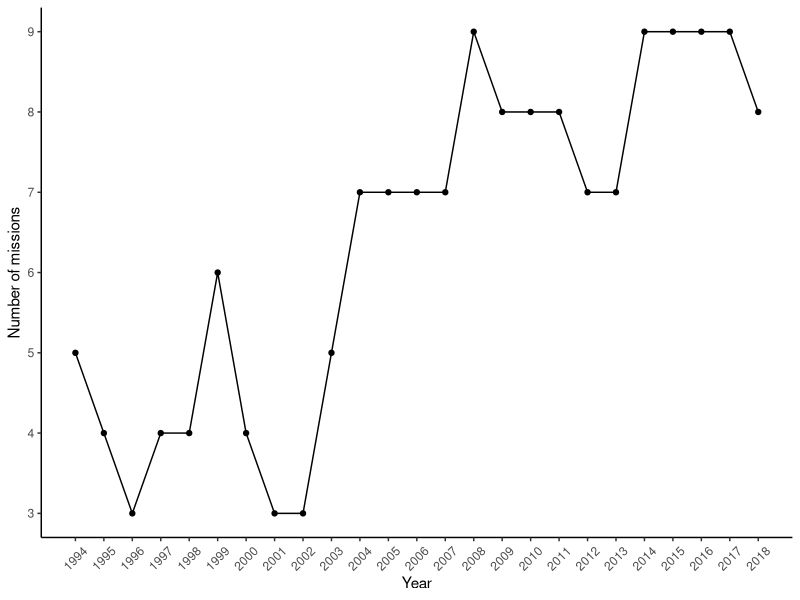

The R source for this figure:
## ---- chunk 1
library(tidyverse)
library(readr)
library(ggthemes)
## ---- chunk 2
GeoPKO <- read_csv("data/geopko.csv")
## ---- chunk 3
head(GeoPKO)
## ---- chunk 4
NoMission <- GeoPKO %>% select(year, Mission) %>% distinct(year, Mission) %>% count(year)
Plot1 <- ggplot(NoMission, aes(x=(as.numeric(year)), y=n)) + geom_point() + geom_line(size=0.5) +
  scale_x_continuous("Year", breaks=seq(1994, 2018, 1))+theme_classic()+
  scale_y_continuous("Number of missions", breaks=seq(0,10,1)) +
  theme(panel.grid=element_blank(), 
        axis.text.x=element_text(angle=45, vjust=0.5)) 
Plot1

